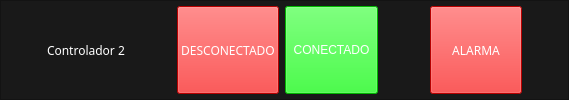
            <widget class="QFrame" name="f_superior_c_2">
             <property name="styleSheet">
              <string notr="true">background-color: rgb(25, 25, 25);
color: rgb(255, 255, 255);</string>
             </property>
             <property name="frameShape">
              <enum>QFrame::StyledPanel</enum>
             </property>
             <property name="frameShadow">
              <enum>QFrame::Raised</enum>
             </property>
             <layout class="QHBoxLayout" name="horizontalLayout_8" stretch="1,1,1,2,2,1,2,1">
              <property name="leftMargin">
               <number>0</number>
              </property>
              <property name="topMargin">
               <number>5</number>
              </property>
              <property name="rightMargin">
               <number>0</number>
              </property>
              <property name="bottomMargin">
               <number>5</number>
              </property>
              <item>
               <spacer name="horizontalSpacer_7">
                <property name="orientation">
                 <enum>Qt::Horizontal</enum>
                </property>
                <property name="sizeHint" stdset="0">
                 <size>
                  <width>55</width>
                  <height>20</height>
                 </size>
                </property>
               </spacer>
              </item>
              <item>
               <widget class="QLabel" name="label_8">
                <property name="font">
                 <font>
                  <family>Kollektif</family>
                  <pointsize>9</pointsize>
                  <italic>false</italic>
                  <bold>false</bold>
                 </font>
                </property>
                <property name="text">
                 <string>Controlador 2</string>
                </property>
               </widget>
              </item>
              <item>
               <spacer name="horizontalSpacer_8">
                <property name="orientation">
                 <enum>Qt::Horizontal</enum>
                </property>
                <property name="sizeHint" stdset="0">
                 <size>
                  <width>55</width>
                  <height>20</height>
                 </size>
                </property>
               </spacer>
              </item>
              <item>
               <widget class="QPushButton" name="btn_desconectado_2">
                <property name="sizePolicy">
                 <sizepolicy hsizetype="Minimum" vsizetype="Minimum">
                  <horstretch>0</horstretch>
                  <verstretch>0</verstretch>
                 </sizepolicy>
                </property>
                <property name="font">
                 <font>
                  <family>Kollektif</family>
                  <pointsize>9</pointsize>
                  <italic>false</italic>
                  <bold>false</bold>
                 </font>
                </property>
                <property name="styleSheet">
                 <string notr="true">background-color: rgb(255, 0, 0);
color: rgb(255, 255, 255);</string>
                </property>
                <property name="text">
                 <string>DESCONECTADO</string>
                </property>
               </widget>
              </item>
              <item>
               <widget class="QPushButton" name="btn_conectado_2">
                <property name="sizePolicy">
                 <sizepolicy hsizetype="Minimum" vsizetype="Minimum">
                  <horstretch>0</horstretch>
                  <verstretch>0</verstretch>
                 </sizepolicy>
                </property>
                <property name="styleSheet">
                 <string notr="true">background-color: rgb(0, 255, 0);
color: rgb(255, 255, 255);</string>
                </property>
                <property name="text">
                 <string>CONECTADO</string>
                </property>
               </widget>
              </item>
              <item>
               <spacer name="horizontalSpacer_10">
                <property name="orientation">
                 <enum>Qt::Horizontal</enum>
                </property>
                <property name="sizeHint" stdset="0">
                 <size>
                  <width>40</width>
                  <height>20</height>
                 </size>
                </property>
               </spacer>
              </item>
              <item>
               <widget class="QPushButton" name="btn_alarma_2">
                <property name="sizePolicy">
                 <sizepolicy hsizetype="Minimum" vsizetype="Minimum">
                  <horstretch>0</horstretch>
                  <verstretch>0</verstretch>
                 </sizepolicy>
                </property>
                <property name="font">
                 <font>
                  <family>Kollektif</family>
                  <pointsize>9</pointsize>
                  <italic>false</italic>
                  <bold>false</bold>
                 </font>
                </property>
                <property name="styleSheet">
                 <string notr="true">QPushButton {
	background-color: rgb(255, 0, 0);	
}

QPushButton:hover {
	background-color: rgb(99, 99, 99);
}</string>
                </property>
                <property name="text">
                 <string>ALARMA</string>
                </property>
               </widget>
              </item>
              <item>
               <spacer name="horizontalSpacer_11">
                <property name="orientation">
                 <enum>Qt::Horizontal</enum>
                </property>
                <property name="sizeHint" stdset="0">
                 <size>
                  <width>55</width>
                  <height>20</height>
                 </size>
                </property>
               </spacer>
              </item>
             </layout>
            </widget>
